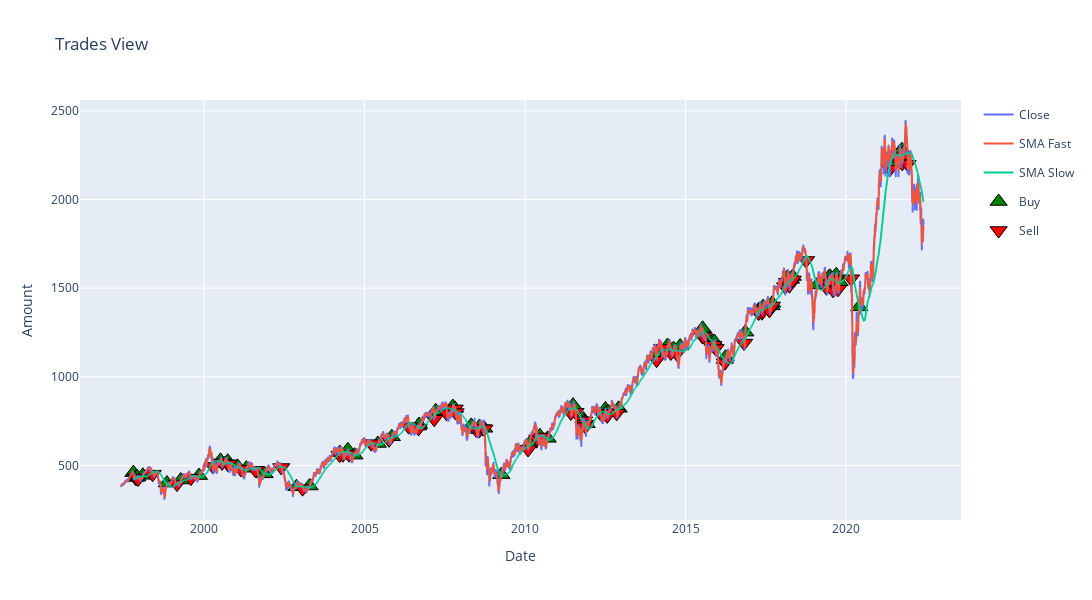

The code cell stored with this chart in its notebook:
### Code cell
plot_trades(dmac_signals_df, 'RUSSELL 2000')
